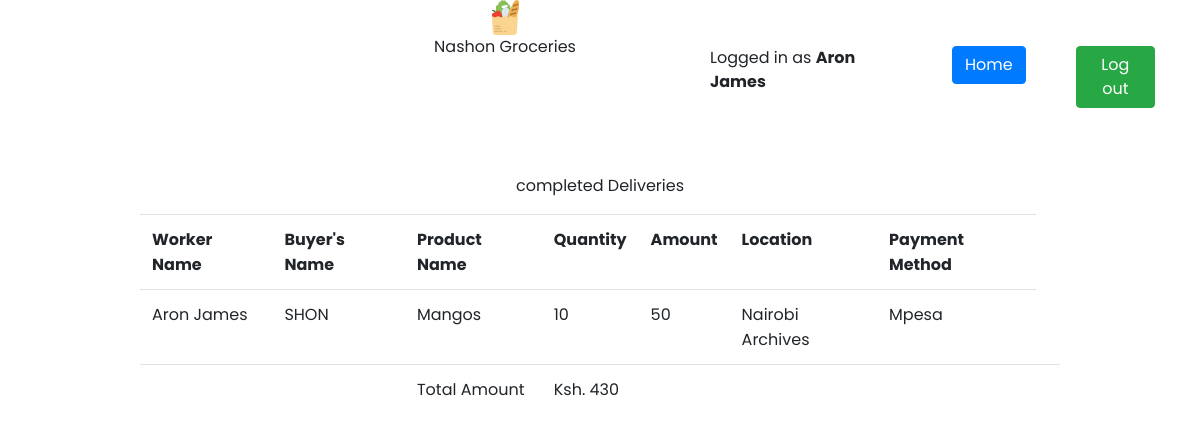
The page /Delivery/completed.php (signed in) on the database its author committed.
### tables this page shows
CREATE TABLE `assigned_deliveries` (
  `ad_id` int(11) NOT NULL,
  `worker_id` int(11) NOT NULL,
  `worker_name` varchar(30) NOT NULL,
  `b_name` varchar(30) NOT NULL,
  `p_name` varchar(30) NOT NULL,
  `q_purchased` varchar(10) NOT NULL,
  `t_amount` varchar(10) NOT NULL,
  `pickup` varchar(30) NOT NULL,
  `p_method` varchar(30) NOT NULL,
  `status` varchar(30) NOT NULL DEFAULT 'uncompleted',
  `date_added` datetime NOT NULL
);

### Delivery/completed.php (the view, shortened to what this page needs)
<?php
include "../includes/dbconnect.php";
$name = $_SESSION['w_name'];
?>
<html>
<head>
    <link rel="stylesheet" href="../assets/css/bootstrap.min.css">
    <link rel="stylesheet" href="https://cdnjs.cloudflare.com/ajax/libs/font-awesome/4.7.0/css/font-awesome.min.css">
    <link href="../assets/css/app.css" rel="stylesheet">
</head>
<body>
<div class="container">
    <div class="row">
        <div class="col-md-3"></div>
        <div class="col-md-4">
            <div style="display: flex;justify-content: center;">
                <img src="../assets/images/icon.png" class="img-fluid" width="10%" alt="Logo">
            </div>
            <p style="text-align: center;">Nashon Groceries</p>
        </div>
        <div class="col-md-5" style="margin-top: 4%;width: 100%; display: flex; flex-direction: row; justify-content: center;">
            <span><p>Logged in as <b><?php echo $name;?></b></p> </span>
            <span style="margin-left: 50px;"><button class="btn btn-primary"><a style="color: white; text-decoration: none;" href="index.php">Home</a></button></span>
            <span style="margin-left: 50px;"><button class="btn btn-success"><a style="color: white; text-decoration: none;" href="logout.php">Log out</a></button></span>
        </div>
    </div>
    <br><p></p><br>
    <p style="text-align: center;">completed Deliveries</p>
    <div class="row">
        <div class="col-md-1">
        </div>
        <div class="col-md-10">
            <table class="table">
                <tr>
                    <th>Worker Name</th>
                    <th>Buyer's Name</th>
                    <th>Product Name</th>
                    <th>Quantity</th>
                    <th>Amount</th>
                    <th>Location</th>
                    <th>Payment Method</th>
                </tr>
                <?php
                $wid = $_SESSION['w_id'];
                $sql = "SELECT * FROM `assigned_deliveries` WHERE worker_id = '$wid' AND status = 'completed'";
                $result = mysqli_query($con, $sql) or die( mysqli_error($con));;
                if(mysqli_num_rows($result)){
                while ($row = mysqli_fetch_array($result))
                {
                    ?>
                    <tr>
                        <td><?php echo $row['worker_name']; ?></td>
                        <td><?php echo $row['b_name']; ?></td>
                        <td><?php echo $row['p_name']; ?></td>
                        <td><?php echo $row['q_purchased']; ?></td>
                        <td><?php echo $row['t_amount']; ?></td>
                        <td><?php echo $row['pickup']; ?></td>
                        <td><?php echo $row['p_method']; ?></td>
                    </tr>
                 <?php
                }
                $sql = mysqli_query($con, "SELECT SUM(t_amount) as total FROM assigned_deliveries");
                $row = mysqli_fetch_array($sql);
                $sum = $row['total'];
                ?>
                <tr>
                    <td></td>
                    <td></td>
                    <td>Total Amount</td>
                    <td colspan="7">Ksh. <?php echo $sum;?> </td>
                    <td></td>
                </tr>
                <?php
                }else {
                ?>
                <tr>
                    <td colspan="7">No Completed Deliveries</td>
                </tr>
                <?php
                }
                ?>
            </table>
        </div>
        <div class="col-md-1">
        </div>
    </div>
</div>
</body>
</html>

### assets/css/app.css (style rules this page uses)
body { font-family: 'Poppins', sans-serif; }

### rows shown on the page
assigned_deliveries: worker_name "Aron James", b_name "SHON", p_name "Mangos", q_purchased "10", t_amount "50", pickup "Nairobi Archives", p_method "Mpesa"

### other values the page prints
$name "Aron James"
$sum "430"
